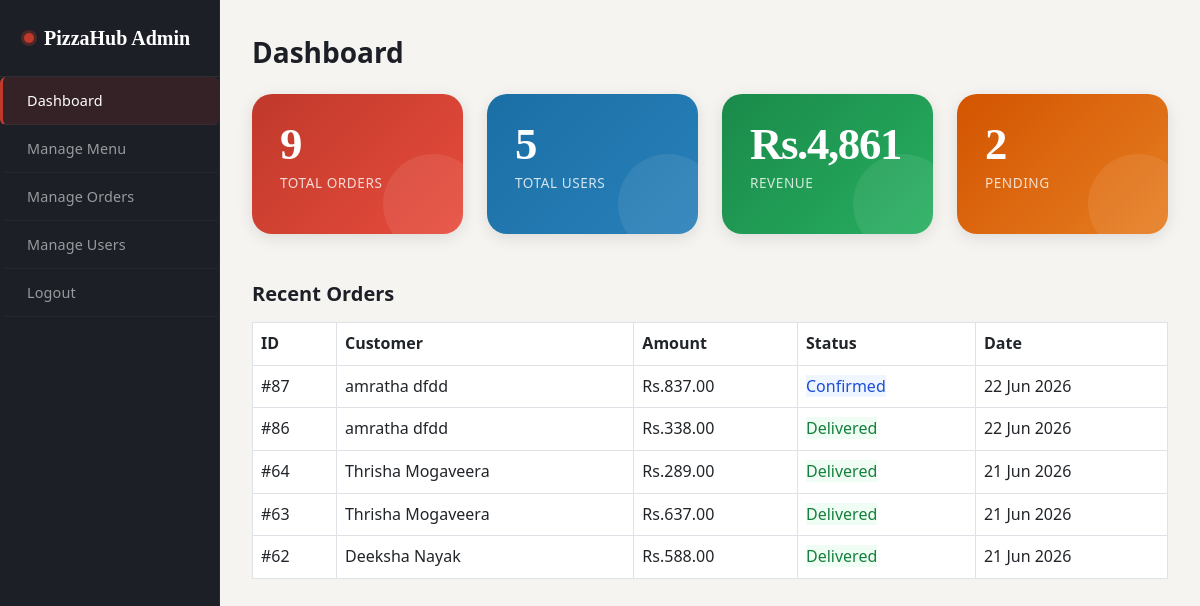
Page /admin/dashboard.php (signed in) on the committed database.
### tables this page shows
CREATE TABLE `orders` (
  `order_id` int(11) NOT NULL,
  `user_id` int(11) NOT NULL,
  `total_amount` decimal(8,2) NOT NULL,
  `delivery_addr` text NOT NULL,
  `status` enum('Confirmed','Preparing','Out for Delivery','Delivered') DEFAULT 'Confirmed',
  `order_date` datetime DEFAULT current_timestamp()
);

### admin/dashboard.php (the view, shortened to what this page needs)
<?php
include '../config/db.php';
$total_orders = mysqli_fetch_assoc(mysqli_query($conn,
"SELECT COUNT(*) as t FROM orders"))['t'];
$total_users = mysqli_fetch_assoc(mysqli_query($conn,
"SELECT COUNT(*) as t FROM users WHERE role='user'"))['t'];
$total_revenue = mysqli_fetch_assoc(mysqli_query($conn,
"SELECT SUM(total_amount) as t FROM orders"))['t'];
$total_revenue = $total_revenue ? $total_revenue : 0;
$pending_orders = mysqli_fetch_assoc(mysqli_query($conn,
"SELECT COUNT(*) as t FROM orders WHERE status!='Delivered'"))['t'];
$recent_orders = mysqli_query($conn,
"SELECT o.*, CONCAT(u.fname,' ',u.lname) AS name
FROM orders o
JOIN users u ON o.user_id = u.user_id
ORDER BY o.order_date DESC
LIMIT 5");
?>
<!DOCTYPE html>
<html lang="en">
<head>
<link rel="stylesheet"
href="https://cdn.jsdelivr.net/npm/bootstrap@5.3.0/dist/css/bootstrap.min.css">
<link rel="stylesheet" href="../assets/css/style.css">
</head>
<body>
<div class="d-flex">
<div class="admin-sidebar" style="width:220px;min-width:220px;">
<a class="brand" href="dashboard.php">PizzaHub Admin</a>
<nav class="nav flex-column">
<a class="nav-link active" href="dashboard.php">Dashboard</a>
<a class="nav-link" href="manage_menu.php">Manage Menu</a>
<a class="nav-link" href="manage_orders.php">Manage Orders</a>
<a class="nav-link" href="manage_users.php">Manage Users</a>
<a class="nav-link" href="logout.php">Logout</a>
</nav>
</div>
<div class="flex-grow-1 admin-content">
<h3 class="fw-bold mb-4">Dashboard</h3>
<div class="row g-4 mb-5">
<div class="col-md-3">
<div class="dashboard-card bg-red">
<h3><?php echo $total_orders; ?></h3>
<p>Total Orders</p></div></div>
<div class="col-md-3">
<div class="dashboard-card bg-blue">
<h3><?php echo $total_users; ?></h3>
<p>Total Users</p></div></div>
<div class="col-md-3">
<div class="dashboard-card bg-green">
<h3>Rs.<?php echo number_format($total_revenue,0); ?></h3>
<p>Revenue</p></div></div>
<div class="col-md-3">
<div class="dashboard-card bg-orange">
<h3><?php echo $pending_orders; ?></h3>
<p>Pending</p></div></div>
</div>
<h5 class="fw-bold mb-3">Recent Orders</h5>
<div class="table-responsive">
<table class="table table-bordered table-hover">
<thead class="cart-table">
<tr><th>ID</th><th>Customer</th><th>Amount</th>
<th>Status</th><th>Date</th></tr>
</thead>
<tbody>
<?php while ($o = mysqli_fetch_assoc($recent_orders)):
$cls='';
if ($o['status']=='Confirmed') $cls='status-confirmed';
elseif ($o['status']=='Preparing') $cls='status-preparing';
elseif ($o['status']=='Out for Delivery')$cls='status-out';
elseif ($o['status']=='Delivered') $cls='status-delivered';
?>
<tr>
<td>#<?php echo $o['order_id']; ?></td>
<td><?php echo $o['name']; ?></td>
<td>Rs.<?php echo number_format($o['total_amount'],2); ?></td>
<td>
<span class="<?php echo $cls; ?>">
<?php echo $o['status']; ?></span></td>
<td><?php echo date('d M Y',strtotime($o['order_date'])); ?></td>
</tr>
<?php endwhile; ?>
</tbody>
</table>
</div>
</div>
</div>
</body></html>

### assets/css/style.css (style rules this page uses)
*, *::before, *::after { margin: 0; padding: 0; box-sizing: border-box; }
:root { --red: #C0392B; --red-dark: #922B21; --red-deeper: #7B241C; --red-light: #FDECEA; --gold: #E8B84B; --gold-light: #FDF6E3; --charcoal: #1C1F26; --slate: #2C3E50; --smoke: #F5F4F0; --white: #FFFFFF; --muted: #6B7280; --border: rgba(0,0,0,0.08); --font-display: 'Playfair Display', Georgia, serif; --font-body: 'DM Sans', system-ui, sans-serif; --radius-sm: 6px; --radius-md: 12px; --radius-lg: 20px; --radius-xl: 32px; --shadow-sm: 0 1px 4px rgba(0,0,0,0.06); --shadow-md: 0 4px 16px rgba(0,0,0,0.10); --shadow-lg: 0 8px 32px rgba(0,0,0,0.13); --shadow-xl: 0 16px 48px rgba(0,0,0,0.15); --transition: 0.25s cubic-bezier(0.4, 0, 0.2, 1); }
body { font-family: var(--font-body); color: var(--charcoal); font-size: 16px; line-height: 1.6; -webkit-font-smoothing: antialiased; }
.nav-link { color: rgba(255,255,255,0.7) !important; font-weight: 500; font-size: 0.9rem; letter-spacing: 0.01em; padding: 0.5rem 1rem !important; border-radius: var(--radius-sm); transition: color var(--transition), background var(--transition); }
.dashboard-card { border: none; border-radius: var(--radius-lg); padding: 28px 28px 24px; text-align: left; color: var(--white); box-shadow: var(--shadow-md); position: relative; overflow: hidden; transition: transform var(--transition), box-shadow var(--transition); }
.dashboard-card::after { content: ''; position: absolute; bottom: -20px; right: -20px; width: 100px; height: 100px; background: rgba(255,255,255,0.08); border-radius: 50%; }
.dashboard-card h3 { font-family: var(--font-display); font-size: 2.8rem; font-weight: 700; letter-spacing: -0.03em; line-height: 1; margin-bottom: 6px; }
.dashboard-card p { font-size: 0.85rem; font-weight: 500; opacity: 0.8; letter-spacing: 0.04em; text-transform: uppercase; }
.bg-red { background: linear-gradient(135deg, var(--red) 0%, #E74C3C 100%); }
.bg-orange { background: linear-gradient(135deg, #D35400 0%, #E67E22 100%); }
.bg-green { background: linear-gradient(135deg, #1A8A4A 0%, #27AE60 100%); }
.bg-blue { background: linear-gradient(135deg, #1A6FA5 0%, #2980B9 100%); }
.cart-table { border-radius: var(--radius-md); overflow: hidden; box-shadow: var(--shadow-sm); }
.status-confirmed { background: #EFF6FF; color: #1D4ED8; }
.status-delivered { background: #F0FDF4; color: #15803D; }
.admin-sidebar { background: var(--charcoal); min-height: 100vh; padding: 0; border-right: 1px solid rgba(255,255,255,0.05); }
.admin-sidebar .brand { display: flex; align-items: center; gap: 10px; padding: 22px 24px; font-family: var(--font-display); font-size: 1.25rem; font-weight: 700; color: var(--white); border-bottom: 1px solid rgba(255,255,255,0.07); text-decoration: none; }
.admin-sidebar .brand::before { content: ''; width: 10px; height: 10px; border-radius: 50%; background: var(--red); box-shadow: 0 0 0 3px rgba(192,57,43,0.3); flex-shrink: 0; }
.admin-sidebar .nav-link { color: rgba(255,255,255,0.55) !important; padding: 12px 24px !important; font-size: 0.9rem; font-weight: 400; border-bottom: 1px solid rgba(255,255,255,0.04); border-left: 3px solid transparent; transition: all var(--transition); display: flex; align-items: center; gap: 10px; }
.admin-sidebar .nav-link.active { color: var(--white) !important; background: rgba(192,57,43,0.15); border-left-color: var(--red); font-weight: 500; }
.admin-content { padding: 36px 32px; background: var(--smoke); min-height: 100vh; }

### rows in the picture
orders: order_id "87", name "amratha dfdd", total_amount "837.00", status "Confirmed", order_date "22 Jun 2026"
orders: order_id "86", name "amratha dfdd", total_amount "338.00", status "Delivered", order_date "22 Jun 2026"
orders: order_id "64", name "Thrisha Mogaveera", total_amount "289.00", status "Delivered", order_date "21 Jun 2026"
orders: order_id "63", name "Thrisha Mogaveera", total_amount "637.00", status "Delivered", order_date "21 Jun 2026"
orders: order_id "62", name "Deeksha Nayak", total_amount "588.00", status "Delivered", order_date "21 Jun 2026"

### other values in the picture
$total_orders "9"
$total_users "5"
$total_revenue "4,861"
$pending_orders "2"
